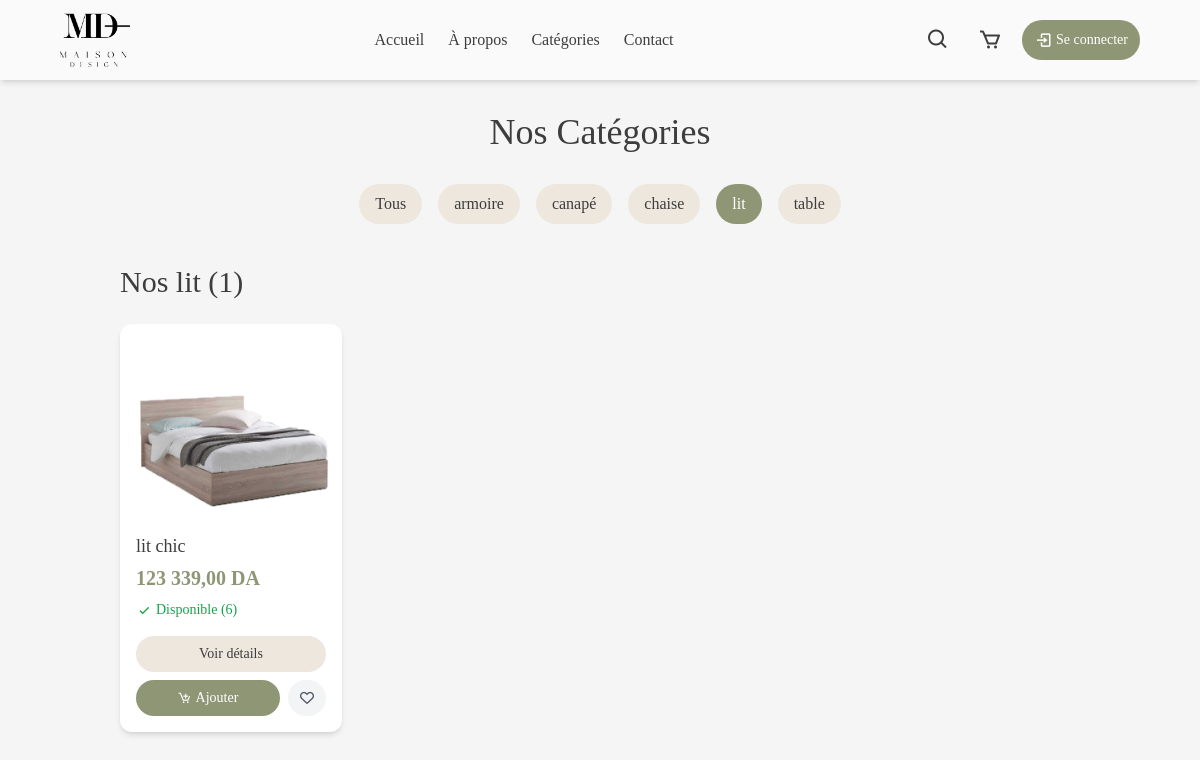
Screenshot of /categories.php?category=lit with the database file from the repository.
### tables this page shows
CREATE TABLE IF NOT EXISTS `categorie` (
  `IdCategorie` int NOT NULL,
  `NomCategorie` varchar(255) NOT NULL,
  PRIMARY KEY (`IdCategorie`)
);

CREATE TABLE IF NOT EXISTS `produit` (
  `IdProduit` int NOT NULL AUTO_INCREMENT,
  `NomProduit` varchar(255) NOT NULL,
  `Description` text NOT NULL,
  `Prix` decimal(10,3) NOT NULL,
  `Stock` int NOT NULL,
  `DateAjout` timestamp NULL DEFAULT CURRENT_TIMESTAMP,
  `IdCat` int DEFAULT NULL,
  PRIMARY KEY (`IdProduit`),
  KEY `cat` (`IdCat`)
);

### categories.php (the view, shortened to what this page needs)
<?php
require_once 'php/db.php';
$selectedCategory = isset($_GET['category']) ? $_GET['category'] : 'all';
try {
    $stmtCategories = $pdo->query("SELECT * FROM categorie ORDER BY NomCategorie");
    $categories = $stmtCategories->fetchAll(PDO::FETCH_ASSOC);
    $userFavorites = [];
    if ($selectedCategory === 'all') {
        $stmtProduits = $pdo->query("
            SELECT p.IdProduit, p.NomProduit, p.Prix, p.Stock, p.Description, c.NomCategorie as categorie
            FROM produit p
            LEFT JOIN categorie c ON p.IdCat = c.IdCategorie
            ORDER BY p.IdProduit DESC
        ");
    } else {
        $stmtProduits = $pdo->prepare("
            SELECT p.IdProduit, p.NomProduit, p.Prix, p.Stock, p.Description, c.NomCategorie as categorie
            FROM produit p
            LEFT JOIN categorie c ON p.IdCat = c.IdCategorie
            WHERE LOWER(c.NomCategorie) = LOWER(?)
            ORDER BY p.IdProduit DESC
        ");
        $stmtProduits->execute([$selectedCategory]);
    }
    $produitsRaw = $stmtProduits->fetchAll(PDO::FETCH_ASSOC);
    $produits = [];
    $seenIds = [];
    foreach ($produitsRaw as $produit) {
        if (!in_array($produit['IdProduit'], $seenIds)) {
            $seenIds[] = $produit['IdProduit'];
            $stmtImage = $pdo->prepare("SELECT URL FROM imageprod WHERE IdProduit = ? LIMIT 1");
            $stmtImage->execute([$produit['IdProduit']]);
            $image = $stmtImage->fetchColumn();
            if ($image) {
                $produit['image'] = strpos($image, 'images/') === 0 ? $image : 'images/' . basename($image);
            } else {
                $produit['image'] = 'images/placeholder.jpeg';
            }
            $produits[] = $produit;
        }
    }
} catch (PDOException $e) {
    $error = "Une erreur est survenue lors du chargement des produits: " . $e->getMessage();
    error_log("Erreur SQL: " . $e->getMessage());
    if (isset($_GET['ajax']) && $_GET['ajax'] === '1') {
        header('Content-Type: application/json');
        echo json_encode(['success' => false, 'message' => $error]);
        exit;
    }
}
?>
<!DOCTYPE html>
<html lang="fr">
<head>
    <link href="https://unpkg.com/boxicons@2.1.2/css/boxicons.min.css" rel="stylesheet">
    <link rel="stylesheet" href="https://cdnjs.cloudflare.com/ajax/libs/font-awesome/6.0.0/css/all.min.css">
    <script src="https://cdn.tailwindcss.com"></script>
    <link rel="stylesheet" href="css/style.css">
</head>
<body class="font-cormorant bg-background m-0 p-0 box-border">
    <?php include 'header.php'; ?>
    <main class="min-h-screen pt-28 pb-16 px-4 md:px-[10%] bg-background">
        <div class="max-w-[1400px] mx-auto">
            <h1 class="text-3xl md:text-4xl font-frunchy text-center mb-8 text-textColor">Nos Catégories</h1>
            <div class="mb-10">
                <div class="flex flex-wrap justify-center gap-3 md:gap-4" id="category-filters">
                    <button type="button"
                            class="category-filter <?php echo $selectedCategory === 'all' ? 'bg-accent text-white' : 'bg-primary text-textColor hover:bg-accent hover:text-white'; ?> px-4 py-2 rounded-full transition-all duration-300"
                            data-category="all">
                        Tous
                    </button>
                    <?php foreach ($categories as $category): ?>
                    <button type="button"
                            class="category-filter <?php echo strtolower($selectedCategory) === strtolower($category['NomCategorie']) ? 'bg-accent text-white' : 'bg-primary text-textColor hover:bg-accent hover:text-white'; ?> px-4 py-2 rounded-full transition-all duration-300"
                            data-category="<?php echo strtolower($category['NomCategorie']); ?>">
                        <?php echo htmlspecialchars($category['NomCategorie']); ?>
                    </button>
                    <?php endforeach; ?>
                </div>
            </div>
            <h2 class="text-2xl md:text-3xl font-medium text-textColor mb-6" id="products-title">
                <?php
                if ($selectedCategory === 'all') {
                    echo 'Tous nos produits (' . count($produits) . ')';
                } else {
                    echo 'Nos ' . htmlspecialchars($selectedCategory) . ' (' . count($produits) . ')';
                }
                ?>
            </h2>
            <div class="grid grid-cols-1 sm:grid-cols-2 md:grid-cols-3 lg:grid-cols-4 gap-6" id="products-container">
                <?php if (empty($produits)): ?>
                <div class="col-span-full text-center py-12" id="no-products">
                    <p class="text-xl text-textColor/70">Aucun produit trouvé dans cette catégorie.</p>
                </div>
                <?php else: ?>
                    <?php
                    foreach ($produits as $index => $produit):
                    ?>
                    <div class="product-item bg-white rounded-xl overflow-hidden shadow-md transition-transform hover:-translate-y-1"
                         data-product-id="<?php echo $produit['IdProduit']; ?>"
                         data-index="<?php echo $index; ?>">
                        <a href="produit.php?id=<?php echo $produit['IdProduit']; ?>" class="block">
                            <div class="product-image h-48 overflow-hidden relative group">
                                <img src="<?php echo htmlspecialchars($produit['image']); ?>"
                                     alt="<?php echo htmlspecialchars($produit['NomProduit']); ?>"
                                     class="w-full h-full object-cover transition-transform group-hover:scale-105"
                                     onerror="this.src='images/placeholder.jpeg'">
                                <div class="absolute inset-0 bg-black bg-opacity-0 group-hover:bg-opacity-20 transition-all duration-300 flex items-center justify-center">
                                </div>
                            </div>
                        </a>
                        <div class="product-info p-4">
                            <h3 class="text-lg font-medium text-textColor mb-1"><?php echo htmlspecialchars($produit['NomProduit']); ?></h3>
                            <p class="text-accent font-bold text-xl"><?php echo number_format($produit['Prix'], 2, ',', ' '); ?> DA</p>
                            <?php if ($produit['Stock'] > 0): ?>
                            <div class="flex items-center gap-1 mt-2 text-green-600">
                                <i class='bx bx-check'></i>
                                <span class="text-sm">Disponible (<?php echo $produit['Stock']; ?>)</span>
                            </div>
                            <?php endif; ?>
                        </div>
                        <div class="p-4 pt-0 flex flex-col gap-2">
                            <a href="produit.php?id=<?php echo $produit['IdProduit']; ?>"
                               class="w-full px-3 py-2 bg-primary text-textColor rounded-full hover:bg-accent hover:text-white transition-colors text-sm flex items-center justify-center gap-2 font-medium">
                                Voir détails
                            </a>
                            <div class="flex gap-2">
                                <?php if ($produit['Stock'] > 0): ?>
                                <button onclick="addToCart(<?php echo $produit['IdProduit']; ?>)"
                                        class="flex-1 px-3 py-2 bg-accent text-white rounded-full hover:bg-accent/80 transition-colors text-sm flex items-center justify-center gap-1">
                                    <i class='bx bx-cart-add'></i> Ajouter
                                </button>
                                <?php endif; ?>
                                <?php $isFavorite = in_array($produit['IdProduit'], $userFavorites); ?>
                                <button class="favorite-btn px-3 py-2 <?php echo $isFavorite ? 'bg-red-100 text-red-600' : 'bg-gray-100 text-gray-600'; ?> rounded-full hover:bg-red-100 hover:text-red-600 transition-colors text-sm flex items-center justify-center"
                                        title="<?php echo $isFavorite ? 'Retirer des favoris' : 'Ajouter aux favoris'; ?>"
                                        data-product-id="<?php echo $produit['IdProduit']; ?>">
                                    <i class='<?php echo $isFavorite ? 'fas fa-heart text-red-600' : 'far fa-heart'; ?>'></i>
                                </button>
                            </div>
                        </div>
                    </div>
                    <?php endforeach; ?>
                <?php endif; ?>
            </div>
        </div>
    </main>
</body>
</html>

### header.php (shortened to what this page needs)
<?php
$nomUtilisateur = '';
?>
<header class="fixed top-0 left-0 w-full h-16 sm:h-20 bg-white/50 backdrop-blur-sm flex items-center justify-center z-50 shadow-md">
    <div class="w-[95%] sm:w-[90%] max-w-[1200px]">
        <nav class="flex items-center justify-between h-full">
            <div class="flex items-center flex-shrink-0">
                <a href="index.php" class="logo-content flex items-center">
                    <img src="images/Logo3_1_1.png" alt="Logo Maison Design" class="w-[45px] sm:w-[60px] md:w-[70px] h-auto">
                </a>
            </div>
            <div class="hidden lg:flex flex-1 justify-center">
                <ul class="flex flex-row gap-6 xl:gap-8">
                    <li class="relative">
                        <a href="index.php" class="text-textColor font-normal text-base xl:text-lg hover:text-accent transition-colors">Accueil</a>
                    </li>
                    <li class="relative">
                        <a href="index.php#apropos" class="text-textColor font-normal text-base xl:text-lg hover:text-accent transition-colors">À propos</a>
                    </li>
                    <li class="relative group">
                        <a href="categories.php" class="text-textColor font-normal text-base xl:text-lg hover:text-accent transition-colors">Catégories</a>
                    </li>
                    <li class="relative">
                        <a href="index.php#contact" class="text-textColor font-normal text-base xl:text-lg hover:text-accent transition-colors">Contact</a>
                    </li>
                </ul>
            </div>
            <div class="flex items-center gap-2 sm:gap-3">
                <div class="search-container relative">
                    <button id="search-toggle" class="search-toggle-btn bg-transparent border-none cursor-pointer text-textColor text-xl sm:text-2xl flex items-center justify-center hover:text-accent transition-colors p-1.5 sm:p-2 rounded-full hover:bg-primary/30" title="Rechercher">
                        <i class='bx bx-search'></i>
                    </button>
                </div>
                <div class="cart-container relative">
                    <a href="cart.php" class="cart-toggle-btn bg-transparent border-none cursor-pointer text-textColor text-xl sm:text-2xl flex items-center justify-center hover:text-accent transition-colors p-1.5 sm:p-2 rounded-full hover:bg-primary/30 relative" title="Panier">
                        <i class='bx bx-cart'></i>
                    </a>
                </div>
                <div class="hidden lg:flex items-center">
                    <?php if (isset($_SESSION['user_id'])): ?>
                    <div class="relative user-menu">
                        <button id="user-menu-toggle" class="flex items-center justify-center px-3 py-1.5 bg-primary text-textColor rounded-full hover:bg-primary/80 transition-all duration-300 text-sm font-medium cursor-pointer border-2 border-transparent hover:border-accent/20" title="Mon compte">
                            <i class='bx bx-user text-lg mr-1'></i>
                            <span class="max-w-[80px] truncate"><?php echo htmlspecialchars($nomUtilisateur); ?></span>
                            <i class='bx bx-chevron-down text-xs ml-1 transition-transform duration-300' id="user-chevron"></i>
                        </button>
                        <div id="user-dropdown" class="absolute right-0 top-full mt-2 bg-white rounded-lg shadow-lg border border-gray-200 min-w-[220px] z-50 opacity-0 invisible transition-all duration-300 transform translate-y-2">
                            <div class="absolute -top-2 right-4 w-4 h-4 bg-white border-l border-t border-gray-200 transform rotate-45"></div>
                            <div class="px-4 py-3 border-b border-gray-100 bg-gray-50 rounded-t-lg">
                                <p class="text-sm font-medium text-textColor">Connecté en tant que</p>
                                <p class="text-xs text-gray-500 truncate"><?php echo isset($_SESSION['email']) ? htmlspecialchars($_SESSION['email']) : 'utilisateur@email.com'; ?></p>
                            </div>
                            <div class="py-2">
                                <a href="client.php" class="flex items-center px-4 py-2.5 text-sm text-textColor hover:bg-accent/10 hover:text-accent transition-all duration-200">
                                    <i class='bx bx-user-circle text-lg mr-3 flex-shrink-0'></i>
                                    <span>Mon profil</span>
                                </a>
                                <a href="client.php?tab=orders" class="flex items-center px-4 py-2.5 text-sm text-textColor hover:bg-accent/10 hover:text-accent transition-all duration-200">
                                    <i class='bx bx-package text-lg mr-3 flex-shrink-0'></i>
                                    <span>Mes commandes</span>
                                </a>
                                <a href="client.php?tab=wishlist" class="flex items-center px-4 py-2.5 text-sm text-textColor hover:bg-accent/10 hover:text-accent transition-all duration-200">
                                    <i class='bx bx-heart text-lg mr-3 flex-shrink-0'></i>
                                    <span>Mes favoris</span>
                                </a>
                                <div class="border-t border-gray-100 my-2"></div>
                                <?php if (isset($_SESSION['role']) && $_SESSION['role'] === 'admin'): ?>
                                <a href="admin.html" class="flex items-center px-4 py-2.5 text-sm text-textColor hover:bg-accent/10 hover:text-accent transition-all duration-200">
                                    <i class='bx bx-cog text-lg mr-3 flex-shrink-0'></i>
                                    <span>Administration</span>
                                </a>
                                <div class="border-t border-gray-100 my-2"></div>
                                <?php endif; ?>
                                <a href="php/logout.php" class="flex items-center px-4 py-2.5 text-sm text-red-600 hover:bg-red-50 hover:text-red-700 transition-all duration-200 rounded-b-lg">
                                    <i class='bx bx-log-out text-lg mr-3 flex-shrink-0'></i>
                                    <span>Déconnexion</span>
                                </a>
                            </div>
                        </div>
                    </div>
                    <?php else: ?>
                    <a href="connexion.php" class="flex items-center justify-center px-3 py-1.5 bg-accent text-white rounded-full hover:bg-accent/80 transition-colors text-sm font-medium whitespace-nowrap" title="Connexion">
                        <i class='bx bx-log-in text-lg mr-1'></i>
                        <span>Se connecter</span>
                    </a>
                    <?php endif; ?>
                </div>
            </div>
        </nav>
    </div>
</header>

### css/style.css (style rules this page uses)
html { scroll-behavior: smooth; }

### rows the page displays
categorie: NomCategorie "armoire"
categorie: NomCategorie "canapé"
categorie: NomCategorie "chaise"
categorie: NomCategorie "lit"
categorie: NomCategorie "table"
produit: NomProduit "lit chic", Prix "123 339,00", Stock "6"

### other values shown
$selectedCategory "lit"
count($produits) "1"
